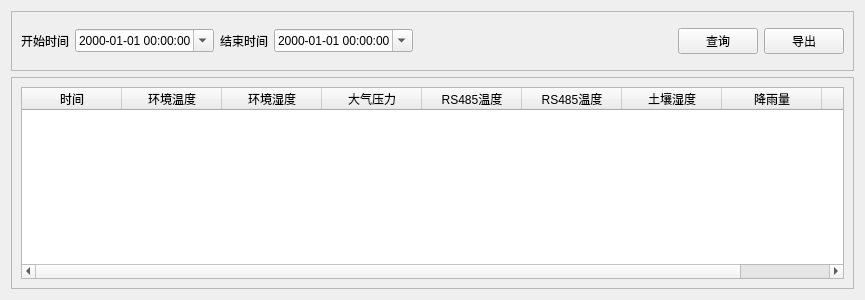
           <widget class="QWidget" name="historyPage">
            <layout class="QVBoxLayout" name="verticalLayout_16">
             <item>
              <widget class="QFrame" name="historyControlFrame">
               <property name="minimumSize">
                <size>
                 <width>0</width>
                 <height>60</height>
                </size>
               </property>
               <property name="maximumSize">
                <size>
                 <width>16777215</width>
                 <height>80</height>
                </size>
               </property>
               <property name="frameShape">
                <enum>QFrame::Shape::StyledPanel</enum>
               </property>
               <property name="frameShadow">
                <enum>QFrame::Shadow::Raised</enum>
               </property>
               <layout class="QHBoxLayout" name="horizontalLayout_4">
                <item>
                 <widget class="QLabel" name="startTimeLabel">
                  <property name="text">
                   <string>开始时间</string>
                  </property>
                 </widget>
                </item>
                <item>
                 <widget class="QDateTimeEdit" name="startDateTimeEdit">
                  <property name="displayFormat">
                   <string>yyyy-MM-dd HH:mm:ss</string>
                  </property>
                  <property name="calendarPopup">
                   <bool>true</bool>
                  </property>
                 </widget>
                </item>
                <item>
                 <widget class="QLabel" name="label_2">
                  <property name="text">
                   <string>结束时间</string>
                  </property>
                 </widget>
                </item>
                <item>
                 <widget class="QDateTimeEdit" name="endDateTimeEdit">
                  <property name="displayFormat">
                   <string>yyyy-MM-dd HH:mm:ss</string>
                  </property>
                  <property name="calendarPopup">
                   <bool>true</bool>
                  </property>
                 </widget>
                </item>
                <item>
                 <spacer name="horizontalSpacer_2">
                  <property name="orientation">
                   <enum>Qt::Orientation::Horizontal</enum>
                  </property>
                  <property name="sizeHint" stdset="0">
                   <size>
                    <width>259</width>
                    <height>20</height>
                   </size>
                  </property>
                 </spacer>
                </item>
                <item>
                 <widget class="QPushButton" name="historyQueryButton">
                  <property name="text">
                   <string>查询</string>
                  </property>
                 </widget>
                </item>
                <item>
                 <widget class="QPushButton" name="historyExportButton">
                  <property name="text">
                   <string>导出</string>
                  </property>
                 </widget>
                </item>
               </layout>
              </widget>
             </item>
             <item>
              <widget class="QFrame" name="historyTableFrame">
               <property name="frameShape">
                <enum>QFrame::Shape::StyledPanel</enum>
               </property>
               <property name="frameShadow">
                <enum>QFrame::Shadow::Raised</enum>
               </property>
               <layout class="QHBoxLayout" name="horizontalLayout_5">
                <item>
                 <widget class="QTableWidget" name="historyTableWidget">
                  <property name="alternatingRowColors">
                   <bool>true</bool>
                  </property>
                  <property name="selectionMode">
                   <enum>QAbstractItemView::SelectionMode::SingleSelection</enum>
                  </property>
                  <column>
                   <property name="text">
                    <string>时间</string>
                   </property>
                  </column>
                  <column>
                   <property name="text">
                    <string>环境温度</string>
                   </property>
                  </column>
                  <column>
                   <property name="text">
                    <string>环境湿度</string>
                   </property>
                  </column>
                  <column>
                   <property name="text">
                    <string>大气压力</string>
                   </property>
                  </column>
                  <column>
                   <property name="text">
                    <string>RS485温度</string>
                   </property>
                  </column>
                  <column>
                   <property name="text">
                    <string>RS485温度</string>
                   </property>
                  </column>
                  <column>
                   <property name="text">
                    <string>土壤湿度</string>
                   </property>
                  </column>
                  <column>
                   <property name="text">
                    <string>降雨量</string>
                   </property>
                  </column>
                  <column>
                   <property name="text">
                    <string>设备状态</string>
                   </property>
                  </column>
                 </widget>
                </item>
               </layout>
              </widget>
             </item>
            </layout>
           </widget>
